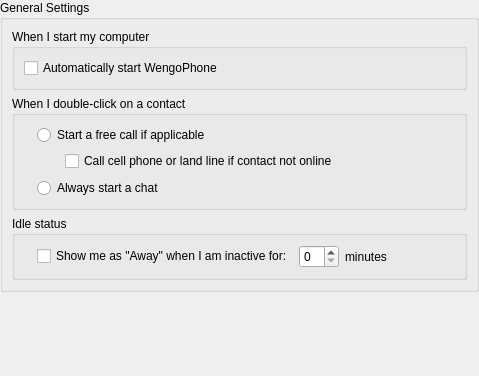
<ui version="4.0" >
 <author></author>
 <comment></comment>
 <exportmacro></exportmacro>
 <class>GeneralSettings</class>
 <widget class="QWidget" name="GeneralSettings" >
  <property name="geometry" >
   <rect>
    <x>0</x>
    <y>0</y>
    <width>479</width>
    <height>376</height>
   </rect>
  </property>
  <layout class="QGridLayout" >
   <property name="margin" >
    <number>0</number>
   </property>
   <property name="spacing" >
    <number>0</number>
   </property>
   <item row="0" column="0" colspan="2" >
    <widget class="QGroupBox" name="groupBox" >
     <property name="title" >
      <string>General Settings</string>
     </property>
     <layout class="QGridLayout" >
      <property name="margin" >
       <number>9</number>
      </property>
      <property name="spacing" >
       <number>6</number>
      </property>
      <item row="1" column="0" >
       <widget class="QGroupBox" name="groupBox_3" >
        <property name="title" >
         <string>When I double-click on a contact </string>
        </property>
        <layout class="QGridLayout" >
         <property name="margin" >
          <number>9</number>
         </property>
         <property name="spacing" >
          <number>6</number>
         </property>
         <item row="0" column="1" >
          <widget class="QRadioButton" name="startFreeCallRadioButton" >
           <property name="text" >
            <string>Start a free call if applicable</string>
           </property>
          </widget>
         </item>
         <item row="1" column="0" colspan="2" >
          <layout class="QGridLayout" >
           <property name="margin" >
            <number>0</number>
           </property>
           <property name="spacing" >
            <number>6</number>
           </property>
           <item row="0" column="0" >
            <spacer>
             <property name="orientation" >
              <enum>Qt::Horizontal</enum>
             </property>
             <property name="sizeType" >
              <enum>QSizePolicy::Fixed</enum>
             </property>
             <property name="sizeHint" >
              <size>
               <width>41</width>
               <height>21</height>
              </size>
             </property>
            </spacer>
           </item>
           <item row="0" column="1" >
            <widget class="QCheckBox" name="callCellPhoneCheckBox" >
             <property name="text" >
              <string>Call cell phone or land line if contact not online</string>
             </property>
            </widget>
           </item>
          </layout>
         </item>
         <item row="2" column="0" >
          <widget class="QLabel" name="label_4" >
           <property name="sizePolicy" >
            <sizepolicy>
             <hsizetype>0</hsizetype>
             <vsizetype>5</vsizetype>
             <horstretch>0</horstretch>
             <verstretch>0</verstretch>
            </sizepolicy>
           </property>
           <property name="pixmap" >
            <pixmap resource="../wengophone.qrc" >:/pics/contact/chat.png</pixmap>
           </property>
          </widget>
         </item>
         <item row="0" column="0" >
          <widget class="QLabel" name="label_3" >
           <property name="sizePolicy" >
            <sizepolicy>
             <hsizetype>0</hsizetype>
             <vsizetype>5</vsizetype>
             <horstretch>0</horstretch>
             <verstretch>0</verstretch>
            </sizepolicy>
           </property>
           <property name="pixmap" >
            <pixmap resource="../wengophone.qrc" >:/pics/contact/call.png</pixmap>
           </property>
          </widget>
         </item>
         <item row="2" column="1" >
          <widget class="QRadioButton" name="startChatOnlyRadioButton" >
           <property name="text" >
            <string>Always start a chat</string>
           </property>
          </widget>
         </item>
        </layout>
       </widget>
      </item>
      <item row="2" column="0" >
       <widget class="QGroupBox" name="groupBox_4" >
        <property name="title" >
         <string>Idle status</string>
        </property>
        <layout class="QGridLayout" >
         <property name="margin" >
          <number>9</number>
         </property>
         <property name="spacing" >
          <number>6</number>
         </property>
         <item row="0" column="0" >
          <widget class="QLabel" name="label_2" >
           <property name="sizePolicy" >
            <sizepolicy>
             <hsizetype>0</hsizetype>
             <vsizetype>5</vsizetype>
             <horstretch>0</horstretch>
             <verstretch>0</verstretch>
            </sizepolicy>
           </property>
           <property name="pixmap" >
            <pixmap resource="../wengophone.qrc" >:/pics/status/away.png</pixmap>
           </property>
          </widget>
         </item>
         <item row="0" column="3" >
          <widget class="QLabel" name="label" >
           <property name="text" >
            <string>minutes</string>
           </property>
          </widget>
         </item>
         <item row="0" column="2" >
          <widget class="QSpinBox" name="awaySpinBox" >
           <property name="maximumSize" >
            <size>
             <width>40</width>
             <height>16777215</height>
            </size>
           </property>
          </widget>
         </item>
         <item row="0" column="1" >
          <widget class="QCheckBox" name="showAwayCheckBox" >
           <property name="text" >
            <string>Show me as "Away" when I am inactive for:</string>
           </property>
          </widget>
         </item>
        </layout>
       </widget>
      </item>
      <item row="0" column="0" >
       <widget class="QGroupBox" name="groupBox_2" >
        <property name="title" >
         <string>When I start my computer</string>
        </property>
        <layout class="QGridLayout" >
         <property name="margin" >
          <number>9</number>
         </property>
         <property name="spacing" >
          <number>6</number>
         </property>
         <item row="0" column="0" >
          <widget class="QCheckBox" name="startWengoPhoneCheckBox" >
           <property name="text" >
            <string>Automatically start WengoPhone</string>
           </property>
          </widget>
         </item>
        </layout>
       </widget>
      </item>
     </layout>
    </widget>
   </item>
   <item row="2" column="1" >
    <spacer>
     <property name="orientation" >
      <enum>Qt::Vertical</enum>
     </property>
     <property name="sizeHint" >
      <size>
       <width>20</width>
       <height>40</height>
      </size>
     </property>
    </spacer>
   </item>
  </layout>
 </widget>
 <pixmapfunction></pixmapfunction>
 <tabstops>
  <tabstop>startWengoPhoneCheckBox</tabstop>
  <tabstop>startFreeCallRadioButton</tabstop>
  <tabstop>callCellPhoneCheckBox</tabstop>
  <tabstop>startChatOnlyRadioButton</tabstop>
  <tabstop>showAwayCheckBox</tabstop>
  <tabstop>awaySpinBox</tabstop>
 </tabstops>
 <resources>
  <include location="../wengophone.qrc" />
 </resources>
 <connections/>
</ui>
